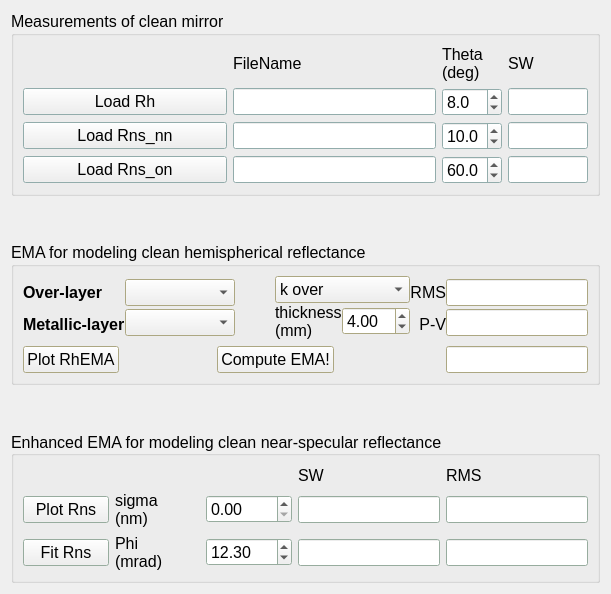
     <widget class="QWidget" name="tab_1">
      <attribute name="title">
       <string>Clean mirror</string>
      </attribute>
      <layout class="QVBoxLayout" name="verticalLayout_18">
       <item>
        <widget class="QGroupBox" name="groupBox_4">
         <property name="palette">
          <palette>
           <active>
            <colorrole role="Window">
             <brush brushstyle="SolidPattern">
              <color alpha="255">
               <red>204</red>
               <green>241</green>
               <blue>240</blue>
              </color>
             </brush>
            </colorrole>
           </active>
           <inactive>
            <colorrole role="Window">
             <brush brushstyle="SolidPattern">
              <color alpha="255">
               <red>204</red>
               <green>241</green>
               <blue>240</blue>
              </color>
             </brush>
            </colorrole>
           </inactive>
           <disabled>
            <colorrole role="Base">
             <brush brushstyle="SolidPattern">
              <color alpha="255">
               <red>204</red>
               <green>241</green>
               <blue>240</blue>
              </color>
             </brush>
            </colorrole>
            <colorrole role="Window">
             <brush brushstyle="SolidPattern">
              <color alpha="255">
               <red>204</red>
               <green>241</green>
               <blue>240</blue>
              </color>
             </brush>
            </colorrole>
           </disabled>
          </palette>
         </property>
         <property name="font">
          <font>
           <pointsize>12</pointsize>
           <bold>false</bold>
          </font>
         </property>
         <property name="title">
          <string>Measurements of clean mirror</string>
         </property>
         <layout class="QVBoxLayout" name="verticalLayout_8">
          <item>
           <layout class="QVBoxLayout" name="verticalLayout_9">
            <property name="spacing">
             <number>0</number>
            </property>
           </layout>
          </item>
          <item>
           <layout class="QGridLayout" name="gridLayout_3">
            <item row="3" column="3">
             <widget class="QLineEdit" name="lineEdit_meanRnsOn">
              <property name="maximumSize">
               <size>
                <width>80</width>
                <height>16777215</height>
               </size>
              </property>
             </widget>
            </item>
            <item row="2" column="3">
             <widget class="QLineEdit" name="lineEdit_meanRnsNn">
              <property name="maximumSize">
               <size>
                <width>80</width>
                <height>16777215</height>
               </size>
              </property>
             </widget>
            </item>
            <item row="0" column="3">
             <widget class="QLabel" name="label_37">
              <property name="text">
               <string>SW</string>
              </property>
             </widget>
            </item>
            <item row="3" column="2">
             <widget class="QDoubleSpinBox" name="dSB_thetaRnsOn">
              <property name="decimals">
               <number>1</number>
              </property>
              <property name="maximum">
               <double>90.000000000000000</double>
              </property>
              <property name="value">
               <double>60.000000000000000</double>
              </property>
             </widget>
            </item>
            <item row="1" column="0">
             <widget class="QPushButton" name="pushButton_loadRh">
              <property name="text">
               <string>Load Rh</string>
              </property>
             </widget>
            </item>
            <item row="2" column="0">
             <widget class="QPushButton" name="pushButton_loadRnsNn">
              <property name="text">
               <string>Load Rns_nn</string>
              </property>
             </widget>
            </item>
            <item row="0" column="0">
             <spacer name="horizontalSpacer_4">
              <property name="orientation">
               <enum>Qt::Orientation::Horizontal</enum>
              </property>
              <property name="sizeHint" stdset="0">
               <size>
                <width>40</width>
                <height>20</height>
               </size>
              </property>
             </spacer>
            </item>
            <item row="0" column="2">
             <widget class="QLabel" name="label_36">
              <property name="text">
               <string>Theta
(deg)</string>
              </property>
             </widget>
            </item>
            <item row="1" column="2">
             <widget class="QDoubleSpinBox" name="dSB_thetaRh">
              <property name="decimals">
               <number>1</number>
              </property>
              <property name="maximum">
               <double>90.000000000000000</double>
              </property>
              <property name="value">
               <double>8.000000000000000</double>
              </property>
             </widget>
            </item>
            <item row="0" column="1">
             <widget class="QLabel" name="label_35">
              <property name="text">
               <string>FileName</string>
              </property>
             </widget>
            </item>
            <item row="2" column="2">
             <widget class="QDoubleSpinBox" name="dSB_thetaRnsNn">
              <property name="decimals">
               <number>1</number>
              </property>
              <property name="maximum">
               <double>90.000000000000000</double>
              </property>
              <property name="value">
               <double>10.000000000000000</double>
              </property>
             </widget>
            </item>
            <item row="1" column="3">
             <widget class="QLineEdit" name="lineEdit_meanRh">
              <property name="maximumSize">
               <size>
                <width>80</width>
                <height>16777215</height>
               </size>
              </property>
             </widget>
            </item>
            <item row="3" column="0">
             <widget class="QPushButton" name="pushButton_loadRnsOn">
              <property name="text">
               <string>Load Rns_on</string>
              </property>
             </widget>
            </item>
            <item row="3" column="1">
             <widget class="QLineEdit" name="lineEdit_RnsOn"/>
            </item>
            <item row="1" column="1">
             <widget class="QLineEdit" name="lineEdit_Rh"/>
            </item>
            <item row="2" column="1">
             <widget class="QLineEdit" name="lineEdit_RnsNn"/>
            </item>
           </layout>
          </item>
         </layout>
        </widget>
       </item>
       <item>
        <spacer name="verticalSpacer_3">
         <property name="orientation">
          <enum>Qt::Orientation::Vertical</enum>
         </property>
         <property name="sizeHint" stdset="0">
          <size>
           <width>20</width>
           <height>40</height>
          </size>
         </property>
        </spacer>
       </item>
       <item>
        <widget class="QGroupBox" name="groupBox_3">
         <property name="palette">
          <palette>
           <active>
            <colorrole role="Window">
             <brush brushstyle="SolidPattern">
              <color alpha="255">
               <red>241</red>
               <green>234</green>
               <blue>182</blue>
              </color>
             </brush>
            </colorrole>
           </active>
           <inactive>
            <colorrole role="Window">
             <brush brushstyle="SolidPattern">
              <color alpha="255">
               <red>241</red>
               <green>234</green>
               <blue>182</blue>
              </color>
             </brush>
            </colorrole>
           </inactive>
           <disabled>
            <colorrole role="Base">
             <brush brushstyle="SolidPattern">
              <color alpha="255">
               <red>241</red>
               <green>234</green>
               <blue>182</blue>
              </color>
             </brush>
            </colorrole>
            <colorrole role="Window">
             <brush brushstyle="SolidPattern">
              <color alpha="255">
               <red>241</red>
               <green>234</green>
               <blue>182</blue>
              </color>
             </brush>
            </colorrole>
           </disabled>
          </palette>
         </property>
         <property name="font">
          <font>
           <pointsize>12</pointsize>
           <bold>false</bold>
          </font>
         </property>
         <property name="title">
          <string>EMA for modeling clean hemispherical reflectance</string>
         </property>
         <property name="flat">
          <bool>false</bool>
         </property>
         <layout class="QVBoxLayout" name="verticalLayout_16">
          <item>
           <layout class="QHBoxLayout" name="horizontalLayout_2">
            <property name="spacing">
             <number>0</number>
            </property>
            <item>
             <layout class="QVBoxLayout" name="verticalLayout_12">
              <item>
               <widget class="QLabel" name="label_3">
                <property name="font">
                 <font>
                  <pointsize>12</pointsize>
                  <bold>true</bold>
                 </font>
                </property>
                <property name="text">
                 <string>Over-layer</string>
                </property>
               </widget>
              </item>
              <item>
               <widget class="QLabel" name="label_4">
                <property name="font">
                 <font>
                  <pointsize>12</pointsize>
                  <bold>true</bold>
                 </font>
                </property>
                <property name="text">
                 <string>Metallic-layer</string>
                </property>
               </widget>
              </item>
             </layout>
            </item>
            <item>
             <layout class="QVBoxLayout" name="verticalLayout_13">
              <item>
               <widget class="QComboBox" name="comboBox_nkOL">
                <property name="minimumSize">
                 <size>
                  <width>100</width>
                  <height>0</height>
                 </size>
                </property>
                <property name="currentIndex">
                 <number>-1</number>
                </property>
                <item>
                 <property name="text">
                  <string>glass BK7</string>
                 </property>
                </item>
                <item>
                 <property name="text">
                  <string>fused silica</string>
                 </property>
                </item>
               </widget>
              </item>
              <item>
               <widget class="QComboBox" name="comboBox_nkMetal">
                <property name="currentIndex">
                 <number>-1</number>
                </property>
                <item>
                 <property name="text">
                  <string>silver</string>
                 </property>
                </item>
                <item>
                 <property name="text">
                  <string>aluminum</string>
                 </property>
                </item>
               </widget>
              </item>
             </layout>
            </item>
            <item>
             <spacer name="horizontalSpacer_15">
              <property name="orientation">
               <enum>Qt::Orientation::Horizontal</enum>
              </property>
              <property name="sizeHint" stdset="0">
               <size>
                <width>40</width>
                <height>20</height>
               </size>
              </property>
             </spacer>
            </item>
            <item>
             <layout class="QVBoxLayout" name="verticalLayout_15">
              <item>
               <widget class="QComboBox" name="comboBox_ix">
                <item>
                 <property name="text">
                  <string>k over</string>
                 </property>
                </item>
                <item>
                 <property name="text">
                  <string>n metal</string>
                 </property>
                </item>
                <item>
                 <property name="text">
                  <string>k metal</string>
                 </property>
                </item>
                <item>
                 <property name="text">
                  <string>n&amp;k metal</string>
                 </property>
                </item>
               </widget>
              </item>
              <item>
               <layout class="QHBoxLayout" name="horizontalLayout">
                <item>
                 <widget class="QLabel" name="label_5">
                  <property name="text">
                   <string>thickness
(mm)</string>
                  </property>
                 </widget>
                </item>
                <item>
                 <widget class="QDoubleSpinBox" name="dSBdoverlayer">
                  <property name="value">
                   <double>4.000000000000000</double>
                  </property>
                 </widget>
                </item>
               </layout>
              </item>
             </layout>
            </item>
            <item>
             <layout class="QVBoxLayout" name="verticalLayout_3">
              <item>
               <widget class="QLabel" name="label_6">
                <property name="text">
                 <string>RMS</string>
                </property>
                <property name="alignment">
                 <set>Qt::AlignmentFlag::AlignRight|Qt::AlignmentFlag::AlignTrailing|Qt::AlignmentFlag::AlignVCenter</set>
                </property>
               </widget>
              </item>
              <item>
               <widget class="QLabel" name="label_7">
                <property name="text">
                 <string>P-V</string>
                </property>
                <property name="alignment">
                 <set>Qt::AlignmentFlag::AlignRight|Qt::AlignmentFlag::AlignTrailing|Qt::AlignmentFlag::AlignVCenter</set>
                </property>
               </widget>
              </item>
             </layout>
            </item>
            <item>
             <layout class="QVBoxLayout" name="verticalLayout">
              <item>
               <widget class="QLineEdit" name="lineEdit_RMS"/>
              </item>
              <item>
               <widget class="QLineEdit" name="lineEdit_PV"/>
              </item>
             </layout>
            </item>
           </layout>
          </item>
          <item>
           <layout class="QHBoxLayout" name="horizontalLayout_6">
            <item>
             <widget class="QPushButton" name="pushButton_check">
              <property name="sizePolicy">
               <sizepolicy hsizetype="Minimum" vsizetype="Minimum">
                <horstretch>0</horstretch>
                <verstretch>0</verstretch>
               </sizepolicy>
              </property>
              <property name="maximumSize">
               <size>
                <width>16777215</width>
                <height>16777215</height>
               </size>
              </property>
              <property name="font">
               <font>
                <pointsize>12</pointsize>
                <bold>false</bold>
                <strikeout>false</strikeout>
               </font>
              </property>
              <property name="text">
               <string>Plot RhEMA</string>
              </property>
             </widget>
            </item>
            <item>
             <spacer name="horizontalSpacer_5">
              <property name="orientation">
               <enum>Qt::Orientation::Horizontal</enum>
              </property>
              <property name="sizeHint" stdset="0">
               <size>
                <width>40</width>
                <height>20</height>
               </size>
              </property>
             </spacer>
            </item>
            <item>
             <widget class="QPushButton" name="pushButton_EMA">
              <property name="text">
               <string>Compute EMA!</string>
              </property>
             </widget>
            </item>
            <item>
             <spacer name="horizontalSpacer_11">
              <property name="orientation">
               <enum>Qt::Orientation::Horizontal</enum>
              </property>
              <property name="sizeHint" stdset="0">
               <size>
                <width>40</width>
                <height>20</height>
               </size>
              </property>
             </spacer>
            </item>
            <item>
             <widget class="QLabel" name="label_27">
              <property name="text">
               <string>&lt;RhEMA&gt;</string>
              </property>
             </widget>
            </item>
            <item>
             <widget class="QLineEdit" name="lineEdit_meanRhEMA"/>
            </item>
           </layout>
          </item>
         </layout>
        </widget>
       </item>
       <item>
        <spacer name="verticalSpacer_4">
         <property name="orientation">
          <enum>Qt::Orientation::Vertical</enum>
         </property>
         <property name="sizeHint" stdset="0">
          <size>
           <width>20</width>
           <height>40</height>
          </size>
         </property>
        </spacer>
       </item>
       <item>
        <widget class="QGroupBox" name="groupBox">
         <property name="palette">
          <palette>
           <active>
            <colorrole role="Window">
             <brush brushstyle="SolidPattern">
              <color alpha="255">
               <red>212</red>
               <green>241</green>
               <blue>221</blue>
              </color>
             </brush>
            </colorrole>
           </active>
           <inactive>
            <colorrole role="Window">
             <brush brushstyle="SolidPattern">
              <color alpha="255">
               <red>212</red>
               <green>241</green>
               <blue>221</blue>
              </color>
             </brush>
            </colorrole>
           </inactive>
           <disabled>
            <colorrole role="Base">
             <brush brushstyle="SolidPattern">
              <color alpha="255">
               <red>212</red>
               <green>241</green>
               <blue>221</blue>
              </color>
             </brush>
            </colorrole>
            <colorrole role="Window">
             <brush brushstyle="SolidPattern">
              <color alpha="255">
               <red>212</red>
               <green>241</green>
               <blue>221</blue>
              </color>
             </brush>
            </colorrole>
           </disabled>
          </palette>
         </property>
         <property name="font">
          <font>
           <pointsize>12</pointsize>
           <bold>false</bold>
          </font>
         </property>
         <property name="title">
          <string>Enhanced EMA for modeling clean near-specular reflectance</string>
         </property>
         <property name="alignment">
          <set>Qt::AlignmentFlag::AlignLeading|Qt::AlignmentFlag::AlignLeft|Qt::AlignmentFlag::AlignVCenter</set>
         </property>
         <layout class="QVBoxLayout" name="verticalLayout_17">
          <item>
           <layout class="QGridLayout" name="gridLayout_4">
            <item row="0" column="0">
             <spacer name="horizontalSpacer_3">
              <property name="orientation">
               <enum>Qt::Orientation::Horizontal</enum>
              </property>
              <property name="sizeHint" stdset="0">
               <size>
                <width>40</width>
                <height>20</height>
               </size>
              </property>
             </spacer>
            </item>
            <item row="0" column="1">
             <spacer name="horizontalSpacer_7">
              <property name="orientation">
               <enum>Qt::Orientation::Horizontal</enum>
              </property>
              <property name="sizeHint" stdset="0">
               <size>
                <width>40</width>
                <height>20</height>
               </size>
              </property>
             </spacer>
            </item>
            <item row="0" column="2">
             <spacer name="horizontalSpacer_8">
              <property name="orientation">
               <enum>Qt::Orientation::Horizontal</enum>
              </property>
              <property name="sizeHint" stdset="0">
               <size>
                <width>40</width>
                <height>20</height>
               </size>
              </property>
             </spacer>
            </item>
            <item row="0" column="3">
             <widget class="QLabel" name="label_2">
              <property name="text">
               <string>SW</string>
              </property>
             </widget>
            </item>
            <item row="0" column="4">
             <widget class="QLabel" name="label_8">
              <property name="text">
               <string>RMS</string>
              </property>
             </widget>
            </item>
            <item row="1" column="0">
             <widget class="QPushButton" name="pushButton_PlotRns">
              <property name="text">
               <string>Plot Rns</string>
              </property>
             </widget>
            </item>
            <item row="1" column="1">
             <widget class="QLabel" name="label">
              <property name="text">
               <string>sigma
(nm)</string>
              </property>
             </widget>
            </item>
            <item row="1" column="2">
             <widget class="QDoubleSpinBox" name="dSB_sigmaClean"/>
            </item>
            <item row="1" column="3">
             <widget class="QLineEdit" name="lineEdit_swRnsNnCalc"/>
            </item>
            <item row="1" column="4">
             <widget class="QLineEdit" name="lineEdit_RMS_RnsNnCalc"/>
            </item>
            <item row="2" column="0">
             <widget class="QPushButton" name="pushButton_fitRns">
              <property name="text">
               <string>Fit Rns</string>
              </property>
             </widget>
            </item>
            <item row="2" column="1">
             <widget class="QLabel" name="label_9">
              <property name="text">
               <string>Phi
(mrad)</string>
              </property>
             </widget>
            </item>
            <item row="2" column="2">
             <widget class="QDoubleSpinBox" name="dSB_Phi">
              <property name="value">
               <double>12.300000000000001</double>
              </property>
             </widget>
            </item>
            <item row="2" column="3">
             <widget class="QLineEdit" name="lineEdit_swRnsOnCalc"/>
            </item>
            <item row="2" column="4">
             <widget class="QLineEdit" name="lineEdit_RMS_RnsOnCalc"/>
            </item>
           </layout>
          </item>
         </layout>
        </widget>
       </item>
      </layout>
     </widget>
